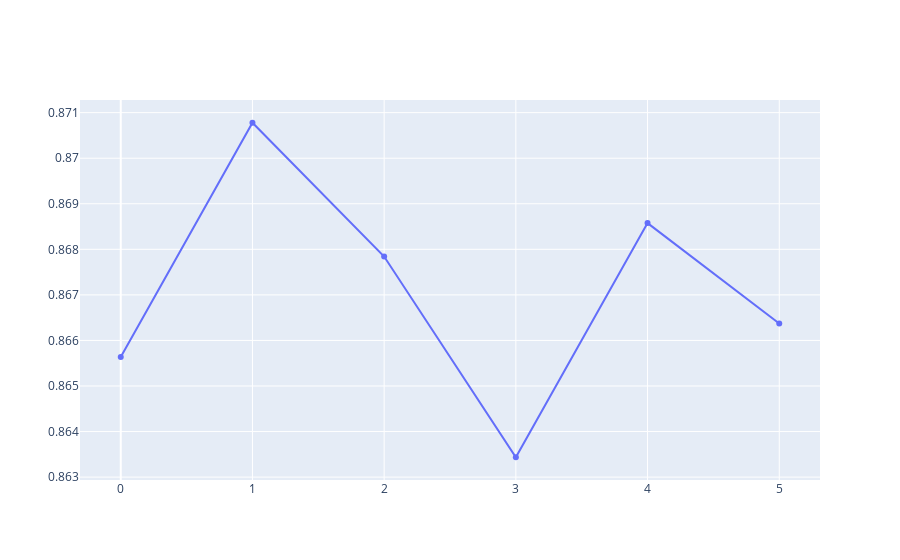

Notebook code cell kept with this figure:
### Code cell
test_fig = go.Figure()
test_fig.add_trace(go.Scatter(y = rf_scores, name = 'Random Forest (Scikit-Learn)'))

### Figure 1 — Plotly figure (JSON) as saved in the notebook; plotly's stock layout.template omitted (floating-point values rounded to 4 significant figures)
{"data": [{"name": "Random Forest (Scikit-Learn)", "type": "scatter", "y": [0.8656, 0.8708, 0.8678, 0.8634, 0.8686, 0.8664]}], "layout": {}}
